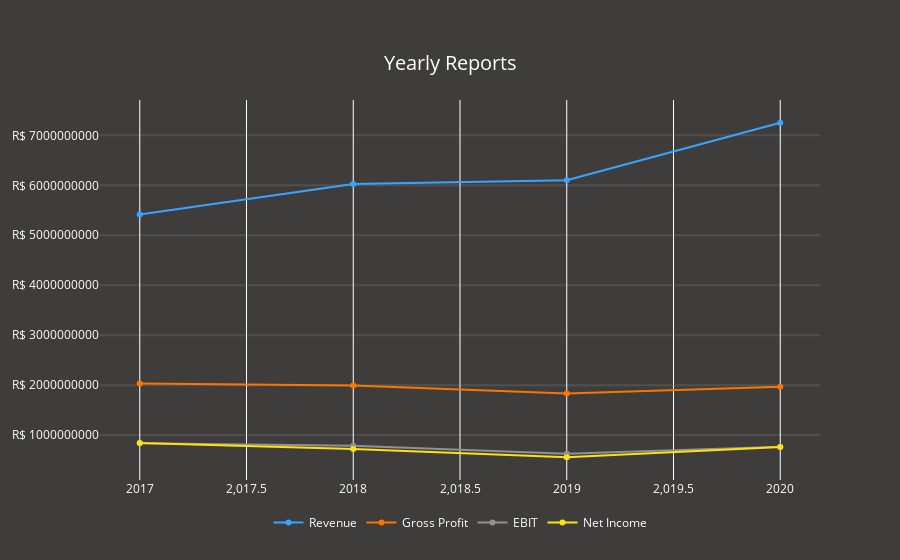

Notebook code for this chart:
### Markdown cell above
Creates the second plot with the following fields:
* Revenue
* Gross Profit
* EBIT
* Net Income

### Code cell
import plotly.offline as pyoff
import plotly.graph_objs as go

data = [go.Scatter(x=tickerFinancials.index.year,
               y=tickerFinancials['Total Revenue'],
               marker={'color': '#37A5FF'},
               name='Revenue'),
        
       go.Scatter(x=tickerFinancials.index.year,
              y=tickerFinancials['Gross Profit'],
              marker={'color': '#FF7300'},
              name='Gross Profit'),
        
       go.Scatter(x=tickerFinancials.index.year,
              y=tickerFinancials['Ebit'],
              marker={'color': '#919191'},
              name='EBIT'),
        
       go.Scatter(x=tickerFinancials.index.year,
              y=tickerFinancials['Net Income'],
              marker={'color': '#FFE10D'},
              name='Net Income')]

layout = go.Layout(title={'text':'Yearly Reports',
                         'font':{'color':'white',
                                'size': 20},
                         'x':0.5,
                         'xanchor':'center',
                         'y':0.9,
                         'yanchor':'top'},
                   
                   legend={'font':{'color':'white'},
                         'borderwidth':0,
                         'bgcolor':'#3F3C3C',
                         'orientation':"h",
                         'x':0.5,
                         'xanchor':"center",
                         'y':-0.15,
                         'yanchor':"bottom"},
                   
                   plot_bgcolor='#3F3C3C',
                   paper_bgcolor='#3F3C3C',
                   font={'color':'white'})

fig = go.Figure(data=data, layout=layout)
fig.update_yaxes(showgrid=True, gridwidth=2, gridcolor='rgba(233,233,233,0.1)')
fig.update_layout(yaxis_tickprefix = currencies[tickerData.info['currency']], yaxis_tickformat = ',.')
    
pyoff.iplot(fig)

### Figure 1 — Plotly figure (JSON) as saved in the notebook; plotly's stock layout.template omitted (floating-point values rounded to 4 significant figures)
{"data": [{"marker": {"color": "#37A5FF"}, "name": "Revenue", "type": "scatter", "x": [2020, 2019, 2018, 2017], "y": [7252524000, 6103608000, 6025054000, 5415422000]}, {"marker": {"color": "#FF7300"}, "name": "Gross Profit", "type": "scatter", "x": [2020, 2019, 2018, 2017], "y": [1968037000, 1831279000, 1995512000, 2035585000]}, {"marker": {"color": "#919191"}, "name": "EBIT", "type": "scatter", "x": [2020, 2019, 2018, 2017], "y": [767339000, 628448000, 786721000, 839271000]}, {"marker": {"color": "#FFE10D"}, "name": "Net Income", "type": "scatter", "x": [2020, 2019, 2018, 2017], "y": [763844000, 556884000, 723497000, 844183000]}], "layout": {"font": {"color": "white"}, "legend": {"bgcolor": "#3F3C3C", "borderwidth": 0, "font": {"color": "white"}, "orientation": "h", "x": 0.5, "xanchor": "center", "y": -0.15, "yanchor": "bottom"}, "paper_bgcolor": "#3F3C3C", "plot_bgcolor": "#3F3C3C", "title": {"font": {"color": "white", "size": 20}, "text": "Yearly Reports", "x": 0.5, "xanchor": "center", "y": 0.9, "yanchor": "top"}, "yaxis": {"gridcolor": "rgba(233,233,233,0.1)", "gridwidth": 2, "showgrid": true, "tickformat": ",.", "tickprefix": "R$ "}}}
